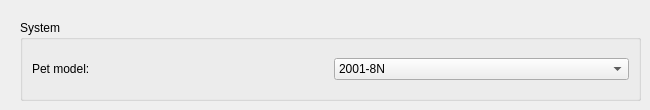
         <widget class="QWidget" name="tab_11">
          <attribute name="title">
           <string>PET</string>
          </attribute>
          <widget class="QGroupBox" name="groupBox_4">
           <property name="geometry">
            <rect>
             <x>20</x>
             <y>20</y>
             <width>621</width>
             <height>81</height>
            </rect>
           </property>
           <property name="title">
            <string>System</string>
           </property>
           <layout class="QGridLayout" name="gridLayout_14">
            <item row="0" column="0">
             <layout class="QGridLayout" name="gridLayout_13">
              <item row="0" column="0">
               <widget class="QLabel" name="label_34">
                <property name="text">
                 <string>Pet model:</string>
                </property>
               </widget>
              </item>
              <item row="0" column="1">
               <widget class="QComboBox" name="cbmPetSystem">
                <item>
                 <property name="text">
                  <string>2001-8N</string>
                 </property>
                </item>
                <item>
                 <property name="text">
                  <string>3008</string>
                 </property>
                </item>
                <item>
                 <property name="text">
                  <string>3016</string>
                 </property>
                </item>
                <item>
                 <property name="text">
                  <string>3032</string>
                 </property>
                </item>
                <item>
                 <property name="text">
                  <string>3032B</string>
                 </property>
                </item>
                <item>
                 <property name="text">
                  <string>4016</string>
                 </property>
                </item>
                <item>
                 <property name="text">
                  <string>4032</string>
                 </property>
                </item>
                <item>
                 <property name="text">
                  <string>4032B</string>
                 </property>
                </item>
                <item>
                 <property name="text">
                  <string>8032</string>
                 </property>
                </item>
                <item>
                 <property name="text">
                  <string>8096</string>
                 </property>
                </item>
                <item>
                 <property name="text">
                  <string>8296</string>
                 </property>
                </item>
                <item>
                 <property name="text">
                  <string>SuperPET</string>
                 </property>
                </item>
               </widget>
              </item>
             </layout>
            </item>
           </layout>
          </widget>
         </widget>
